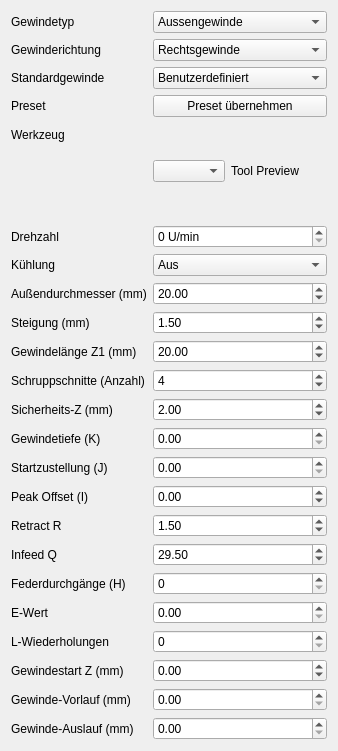
<?xml version='1.0' encoding='UTF-8'?>
<ui version="4.0">
 <class>tabThread</class>
 <widget class="QWidget" name="tabThread">
  <attribute name="title">
   <string>Gewinde</string>
  </attribute>
  <layout class="QFormLayout" name="formLayoutThread">
   <item row="1" column="0">
    <widget class="QLabel" name="label_thread_orientation">
     <property name="text">
      <string>Gewindetyp</string>
     </property>
    </widget>
   </item>
   <item row="1" column="1">
    <widget class="QComboBox" name="thread_orientation">
     <item>
      <property name="text">
       <string>Aussengewinde</string>
      </property>
     </item>
     <item>
      <property name="text">
       <string>Innengewinde</string>
      </property>
     </item>
    </widget>
   </item>
   <item row="2" column="0">
    <widget class="QLabel" name="label_thread_hand">
     <property name="text">
      <string>Gewinderichtung</string>
     </property>
    </widget>
   </item>
   <item row="2" column="1">
    <widget class="QComboBox" name="thread_hand">
     <item>
      <property name="text">
       <string>Rechtsgewinde</string>
      </property>
     </item>
     <item>
      <property name="text">
       <string>Linksgewinde</string>
      </property>
     </item>
    </widget>
   </item>
   <item row="21" column="0">
    <widget class="QLabel" name="label_thread_start_z">
     <property name="text">
      <string>Gewindestart Z (mm)</string>
     </property>
    </widget>
   </item>
   <item row="21" column="1">
    <widget class="QDoubleSpinBox" name="thread_start_z">
     <property name="minimum">
      <double>-1000.000000000000000</double>
     </property>
     <property name="maximum">
      <double>1000.000000000000000</double>
     </property>
     <property name="value">
      <double>0.000000000000000</double>
     </property>
    </widget>
   </item>
   <item row="3" column="0">
    <widget class="QLabel" name="label_thread_standard">
     <property name="text">
      <string>Standardgewinde</string>
     </property>
    </widget>
   </item>
   <item row="3" column="1">
    <widget class="QComboBox" name="thread_standard">
     <item>
      <property name="text">
       <string>Benutzerdefiniert</string>
      </property>
     </item>
    </widget>
   </item>
   <item row="4" column="0">
    <widget class="QLabel" name="label_thread_preset">
     <property name="text">
      <string>Preset</string>
     </property>
    </widget>
   </item>
   <item row="4" column="1">
    <widget class="QPushButton" name="btn_thread_preset">
     <property name="toolTip">
      <string>Preset anwenden (überschreibt alle Gewinde-Parameter)</string>
     </property>
     <property name="whatsThis">
      <string>Apply preset (overwrites all thread parameters)</string>
     </property>
     <property name="text">
      <string>Preset übernehmen</string>
     </property>
    </widget>
   </item>
   <item row="5" column="0">
    <widget class="QLabel" name="label_thread_tool">
     <property name="text">
      <string>Werkzeug</string>
     </property>
    </widget>
   </item>
   <item row="5" column="1">
    <layout class="QHBoxLayout" name="layout_thread_tool_row">
     <item>
      <widget class="QComboBox" name="thread_tool">
                   </widget>
     </item>
     <item>
      <widget class="QLabel" name="thread_tool_img">
       <property name="minimumSize">
        <size>
         <width>96</width>
         <height>96</height>
        </size>
       </property>
       <property name="text">
        <string>Tool Preview</string>
       </property>
      </widget>
     </item>
    </layout>
   </item>
   <item row="6" column="0">
    <widget class="QLabel" name="label_thread_spindle">
     <property name="text">
      <string>Drehzahl</string>
     </property>
    </widget>
   </item>
   <item row="6" column="1">
    <widget class="QSpinBox" name="thread_spindle">
     <property name="suffix">
      <string> U/min</string>
     </property>
     <property name="maximum">
      <number>20000</number>
     </property>
     <property name="value">
      <number>0</number>
     </property>
    </widget>
   </item>
   <item row="7" column="0">
    <widget class="QLabel" name="label_thread_coolant">
     <property name="text">
      <string>Kühlung</string>
     </property>
    </widget>
   </item>
   <item row="7" column="1">
    <widget class="QComboBox" name="thread_coolant">
     <item>
      <property name="text">
       <string>Aus</string>
      </property>
     </item>
     <item>
      <property name="text">
       <string>Ein</string>
      </property>
     </item>
    </widget>
   </item>
   <item row="8" column="0">
    <widget class="QLabel" name="label_thread_major_diameter">
     <property name="text">
      <string>Außendurchmesser (mm)</string>
     </property>
    </widget>
   </item>
   <item row="8" column="1">
    <widget class="QDoubleSpinBox" name="thread_major_diameter">
     <property name="maximum">
      <double>1000.000000000000000</double>
     </property>
     <property name="value">
      <double>20.000000000000000</double>
     </property>
    </widget>
   </item>
   <item row="9" column="0">
    <widget class="QLabel" name="label_thread_pitch">
     <property name="text">
      <string>Steigung (mm)</string>
     </property>
    </widget>
   </item>
   <item row="9" column="1">
    <widget class="QDoubleSpinBox" name="thread_pitch">
     <property name="maximum">
      <double>10.000000000000000</double>
     </property>
     <property name="value">
      <double>1.500000000000000</double>
     </property>
    </widget>
   </item>
   <item row="10" column="0">
    <widget class="QLabel" name="label_thread_length">
     <property name="text">
      <string>Gewindelänge Z1 (mm)</string>
     </property>
    </widget>
   </item>
   <item row="10" column="1">
    <widget class="QDoubleSpinBox" name="thread_length">
     <property name="toolTip">
      <string>Z-Ende relativ/absolut – je nach Modell</string>
     </property>
     <property name="whatsThis">
      <string>Thread length Z1 (mm)</string>
     </property>
     <property name="maximum">
      <double>1000.000000000000000</double>
     </property>
     <property name="value">
      <double>20.000000000000000</double>
     </property>
    </widget>
   </item>
   <item row="22" column="0">
    <widget class="QLabel" name="label_thread_lead_in">
     <property name="text">
      <string>Gewinde-Vorlauf (mm)</string>
     </property>
    </widget>
   </item>
   <item row="22" column="1">
    <widget class="QDoubleSpinBox" name="thread_lead_in">
     <property name="toolTip">
      <string>Schräger Gewindeanlauf vor Gewindestart Z</string>
     </property>
     <property name="maximum">
      <double>1000.000000000000000</double>
     </property>
    </widget>
   </item>
   <item row="23" column="0">
    <widget class="QLabel" name="label_thread_lead_out">
     <property name="text">
      <string>Gewinde-Auslauf (mm)</string>
     </property>
    </widget>
   </item>
   <item row="23" column="1">
    <widget class="QDoubleSpinBox" name="thread_lead_out">
     <property name="toolTip">
      <string>Schräger Gewindeauslauf nach Gewindeende</string>
     </property>
     <property name="maximum">
      <double>1000.000000000000000</double>
     </property>
    </widget>
   </item>
   <item row="11" column="0">
    <widget class="QLabel" name="label_thread_passes">
     <property name="text">
      <string>Schruppschnitte (Anzahl)</string>
     </property>
    </widget>
   </item>
   <item row="11" column="1">
    <widget class="QSpinBox" name="thread_passes">
     <property name="toolTip">
      <string>Schruppschnitte (Anzahl)</string>
     </property>
     <property name="whatsThis">
      <string>Rough passes (count)</string>
     </property>
     <property name="maximum">
      <number>20</number>
     </property>
     <property name="value">
      <number>4</number>
     </property>
    </widget>
   </item>
   <item row="12" column="0">
    <widget class="QLabel" name="label_thread_safe_z">
     <property name="text">
      <string>Sicherheits-Z (mm)</string>
     </property>
    </widget>
   </item>
   <item row="12" column="1">
    <widget class="QDoubleSpinBox" name="thread_safe_z">
     <property name="toolTip">
      <string>Startpunkt vor dem G76/G32</string>
     </property>
     <property name="whatsThis">
      <string>Start point before G76/G32</string>
     </property>
     <property name="minimum">
      <double>-1000.000000000000000</double>
     </property>
     <property name="maximum">
      <double>1000.000000000000000</double>
     </property>
     <property name="value">
      <double>2.000000000000000</double>
     </property>
    </widget>
   </item>
   <item row="13" column="0">
    <widget class="QLabel" name="label_thread_depth">
     <property name="text">
      <string>Gewindetiefe (K)</string>
     </property>
    </widget>
   </item>
   <item row="13" column="1">
    <widget class="QDoubleSpinBox" name="thread_depth">
     <property name="toolTip">
      <string>Bei Bedarf nachregeln (Material gibt nach)</string>
     </property>
     <property name="whatsThis">
      <string>Adjust if needed (material gives way)</string>
     </property>
     <property name="maximum">
      <double>1000.000000000000000</double>
     </property>
     <property name="value">
      <double>0.000000000000000</double>
     </property>
    </widget>
   </item>
   <item row="14" column="0">
    <widget class="QLabel" name="label_thread_first_depth">
     <property name="text">
      <string>Startzustellung (J)</string>
     </property>
    </widget>
   </item>
   <item row="14" column="1">
    <widget class="QDoubleSpinBox" name="thread_first_depth">
     <property name="toolTip">
      <string>Erste Zustellung; Rest verteilt sich</string>
     </property>
     <property name="whatsThis">
      <string>First cut; remainder distributed</string>
     </property>
     <property name="maximum">
      <double>1000.000000000000000</double>
     </property>
     <property name="value">
      <double>0.000000000000000</double>
     </property>
    </widget>
   </item>
   <item row="15" column="0">
    <widget class="QLabel" name="label_thread_peak_offset">
     <property name="text">
      <string>Peak Offset (I)</string>
     </property>
    </widget>
   </item>
   <item row="15" column="1">
    <widget class="QDoubleSpinBox" name="thread_peak_offset">
     <property name="toolTip">
      <string>Für Spitzen/Flankenform; oft negativ</string>
     </property>
     <property name="whatsThis">
      <string>For crest/face offset; often negative</string>
     </property>
     <property name="minimum">
      <double>-1000.000000000000000</double>
     </property>
     <property name="maximum">
      <double>1000.000000000000000</double>
     </property>
     <property name="value">
      <double>0.000000000000000</double>
     </property>
    </widget>
   </item>
   <item row="16" column="0">
    <widget class="QLabel" name="label_thread_retract_r">
     <property name="text">
      <string>Retract R</string>
     </property>
    </widget>
   </item>
   <item row="16" column="1">
    <widget class="QDoubleSpinBox" name="thread_retract_r">
     <property name="toolTip">
      <string>Rückzug am Ende eines Schnitts</string>
     </property>
     <property name="whatsThis">
      <string>Retract at end of cut</string>
     </property>
     <property name="maximum">
      <double>1000.000000000000000</double>
     </property>
     <property name="value">
      <double>1.500000000000000</double>
     </property>
    </widget>
   </item>
   <item row="17" column="0">
    <widget class="QLabel" name="label_thread_infeed_q">
     <property name="text">
      <string>Infeed Q</string>
     </property>
    </widget>
   </item>
   <item row="17" column="1">
    <widget class="QDoubleSpinBox" name="thread_infeed_q">
     <property name="toolTip">
      <string>Zustellwinkel Q (°)</string>
     </property>
     <property name="whatsThis">
      <string>Infeed angle Q (°)</string>
     </property>
     <property name="maximum">
      <double>1000.000000000000000</double>
     </property>
     <property name="value">
      <double>29.500000000000000</double>
     </property>
    </widget>
   </item>
   <item row="18" column="0">
    <widget class="QLabel" name="label_thread_spring_passes">
     <property name="text">
      <string>Federdurchgänge (H)</string>
     </property>
    </widget>
   </item>
   <item row="18" column="1">
    <widget class="QSpinBox" name="thread_spring_passes">
     <property name="toolTip">
      <string>Leerschnitte (Anzahl)</string>
     </property>
     <property name="whatsThis">
      <string>Spring passes (count)</string>
     </property>
     <property name="maximum">
      <number>20</number>
     </property>
     <property name="value">
      <number>0</number>
     </property>
    </widget>
   </item>
   <item row="19" column="0">
    <widget class="QLabel" name="label_thread_e">
     <property name="text">
      <string>E-Wert</string>
     </property>
    </widget>
   </item>
   <item row="19" column="1">
    <widget class="QDoubleSpinBox" name="thread_e">
     <property name="toolTip">
      <string>G76-E (Fein/Option)</string>
     </property>
     <property name="whatsThis">
      <string>G76-E (finish/option)</string>
     </property>
     <property name="value">
      <double>0.000000000000000</double>
     </property>
    </widget>
   </item>
   <item row="20" column="0">
    <widget class="QLabel" name="label_thread_l">
     <property name="text">
      <string>L-Wiederholungen</string>
     </property>
    </widget>
   </item>
   <item row="20" column="1">
    <widget class="QSpinBox" name="thread_l">
     <property name="toolTip">
      <string>G76-L (Option / Mehrstart)</string>
     </property>
     <property name="whatsThis">
      <string>G76-L (option / multi-start)</string>
     </property>
     <property name="maximum">
      <number>20</number>
     </property>
     <property name="value">
      <number>0</number>
     </property>
    </widget>
   </item>
  </layout>
 </widget>
 <customwidgets>
  <customwidget>
   <class>LathePreviewWidget</class>
   <extends>QWidget</extends>
   <header>lathe_easystep_handler</header>
  </customwidget>
 </customwidgets>
 <resources />
 <connections />
</ui>
